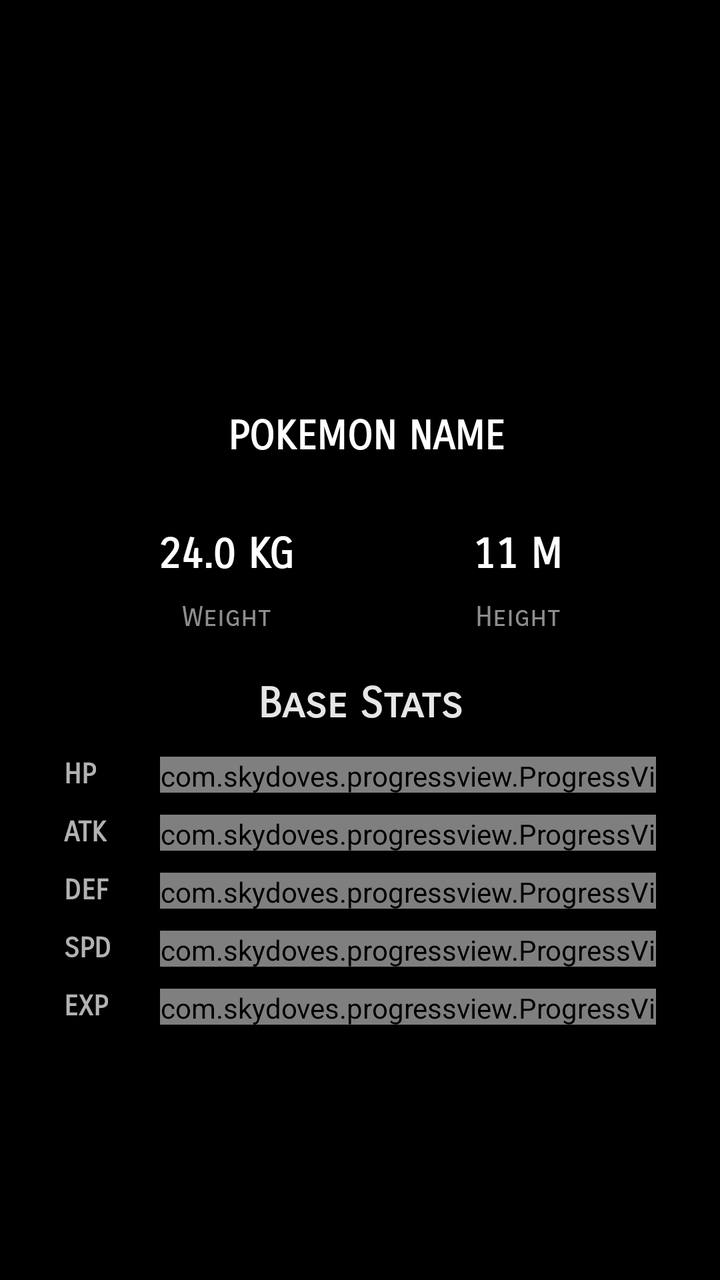
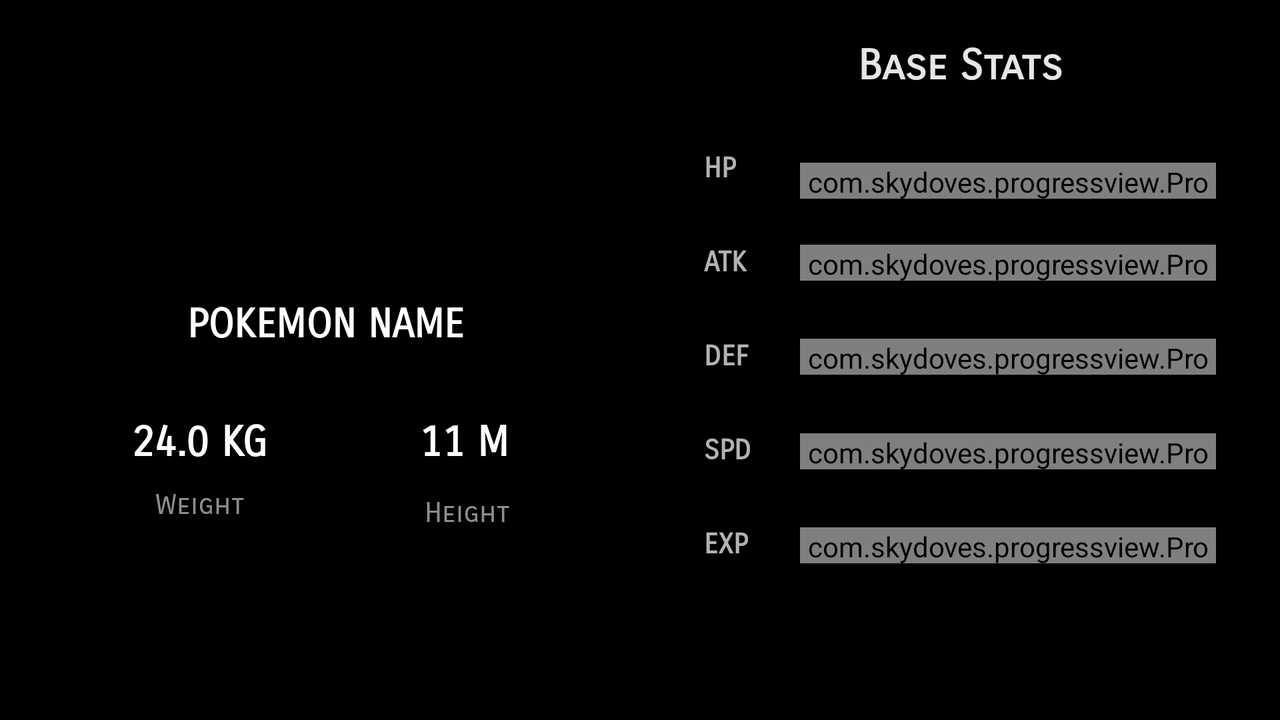

An Android layout and its configuration variant, each rendered on a device that would load it. The default file and the variant file are quoted in full after the pictures.
<!-- AndroidManifest.xml: application theme AppTheme -->
<!-- res/layout/activity_detail.xml -->
<?xml version="1.0" encoding="utf-8"?>
<androidx.constraintlayout.widget.ConstraintLayout xmlns:android="http://schemas.android.com/apk/res/android"
    xmlns:app="http://schemas.android.com/apk/res-auto"
    xmlns:tools="http://schemas.android.com/tools"
    android:layout_width="match_parent"
    android:layout_height="match_parent"
    android:background="@color/black">

    <LinearLayout
        android:id="@+id/pokemon_image_layout"
        android:layout_width="0dp"
        android:layout_height="wrap_content"
        app:layout_constraintEnd_toEndOf="parent"
        app:layout_constraintStart_toStartOf="parent"
        app:layout_constraintTop_toTopOf="parent"
        android:gravity="center">

        <ImageView
            android:id="@+id/pokemon_image"
            android:layout_width="150dp"
            android:layout_height="150dp"
            android:layout_marginTop="20dp"
            android:layout_marginBottom="20dp"
            android:scaleType="centerCrop"
            app:layout_constraintBottom_toTopOf="@+id/pokemon_name"
            app:layout_constraintEnd_toEndOf="parent"
            app:layout_constraintHorizontal_bias="0.501"
            app:layout_constraintStart_toStartOf="parent"
            app:layout_constraintTop_toTopOf="parent"
            tools:srcCompat="@tools:sample/avatars" />
    </LinearLayout>

    <TextView
        android:id="@+id/pokemon_name"
        android:layout_width="wrap_content"
        android:layout_height="wrap_content"
        android:layout_marginTop="16dp"
        android:textAlignment="center"
        android:textAllCaps="true"
        android:textSize="20sp"
        android:fontFamily="sans-serif-smallcaps"
        android:textStyle="bold"
        app:layout_constraintEnd_toEndOf="@+id/pokemon_image_layout"
        app:layout_constraintHorizontal_bias="0.515"
        app:layout_constraintStart_toStartOf="@+id/pokemon_image_layout"
        app:layout_constraintTop_toBottomOf="@+id/pokemon_image_layout"
        tools:text="Pokemon Name"
        android:textColor="@color/white"/>

    <TextView
        android:id="@+id/type_name_one"
        android:layout_width="wrap_content"
        android:layout_height="wrap_content"
        android:layout_marginTop="16dp"
        android:background="@color/grass"
        android:fontFamily="sans-serif-smallcaps"
        android:padding="10dp"
        android:textAlignment="center"
        android:textColor="@color/white_12"
        android:textSize="18sp"
        app:layout_constraintEnd_toStartOf="@+id/type_name_two"
        app:layout_constraintHorizontal_bias="0.5"
        app:layout_constraintHorizontal_chainStyle="spread"
        app:layout_constraintStart_toStartOf="parent"
        app:layout_constraintTop_toBottomOf="@+id/pokemon_name"
        tools:text="TypeNameOne"
        android:visibility="gone"/>

    <TextView
        android:id="@+id/type_name_two"
        android:layout_width="wrap_content"
        android:layout_height="wrap_content"
        android:layout_marginTop="16dp"
        android:background="@color/poison"
        android:fontFamily="sans-serif-smallcaps"
        android:padding="10dp"
        android:textSize="18sp"
        android:textAlignment="center"
        android:textColor="@color/white_12"
        app:layout_constraintEnd_toEndOf="parent"
        app:layout_constraintHorizontal_bias="0.5"
        app:layout_constraintStart_toEndOf="@+id/type_name_one"
        app:layout_constraintTop_toBottomOf="@+id/pokemon_name"
        tools:text="TypeNameTwo"
        android:visibility="gone"/>

    <TextView
        android:id="@+id/weight"
        style="@style/TextStyle"
        android:layout_width="wrap_content"
        android:layout_height="wrap_content"
        android:layout_marginTop="24dp"
        android:textSize="21sp"
        android:fontFamily="sans-serif-smallcaps"
        app:layout_constraintEnd_toStartOf="@+id/height"
        app:layout_constraintStart_toStartOf="parent"
        app:layout_constraintTop_toBottomOf="@+id/type_name_one"
        tools:text="24.0 KG" />

    <TextView
        android:id="@+id/height"
        style="@style/TextStyle"
        android:layout_width="wrap_content"
        android:layout_height="wrap_content"
        android:textSize="21sp"
        android:fontFamily="sans-serif-smallcaps"
        app:layout_constraintEnd_toEndOf="parent"
        app:layout_constraintStart_toEndOf="@+id/weight"
        app:layout_constraintTop_toTopOf="@+id/weight"
        tools:text="11 M" />

    <TextView
        android:id="@+id/weight_title"
        android:layout_width="wrap_content"
        android:layout_height="wrap_content"
        android:text="@string/weight"
        android:fontFamily="sans-serif-smallcaps"
        android:textColor="@color/white_56"
        app:layout_constraintEnd_toStartOf="@+id/height"
        app:layout_constraintStart_toStartOf="parent"
        app:layout_constraintTop_toBottomOf="@+id/weight"
        tools:text="Weight" />

    <TextView
        android:id="@+id/height_title"
        android:layout_width="wrap_content"
        android:layout_height="wrap_content"
        android:text="@string/height"
        android:fontFamily="sans-serif-smallcaps"
        android:textColor="@color/white_56"
        app:layout_constraintEnd_toEndOf="parent"
        app:layout_constraintStart_toEndOf="@+id/weight"
        app:layout_constraintTop_toBottomOf="@+id/height" />

    <TextView
        android:id="@+id/stats_title"
        style="@style/TextStyle"
        android:layout_width="wrap_content"
        android:layout_height="wrap_content"
        android:layout_marginTop="12dp"
        android:text="@string/base_stats"
        android:fontFamily="sans-serif-smallcaps"
        android:textColor="@color/white_93"
        android:textSize="21sp"
        app:layout_constraintEnd_toEndOf="parent"
        app:layout_constraintStart_toStartOf="parent"
        app:layout_constraintTop_toBottomOf="@+id/weight_title" />

    <TextView
        android:id="@+id/hp"
        android:layout_width="wrap_content"
        android:layout_height="wrap_content"
        android:layout_marginStart="32dp"
        android:layout_marginTop="4dp"
        android:text="@string/hp"
        android:fontFamily="sans-serif-smallcaps"
        android:textColor="@color/white_70"
        android:textStyle="bold"
        app:layout_constraintStart_toStartOf="parent"
        app:layout_constraintTop_toBottomOf="@+id/stats_title" />

    <com.skydoves.progressview.ProgressView
        android:id="@+id/progress_hp"
        android:layout_width="0dp"
        android:layout_height="18dp"
        android:layout_marginStart="32dp"
        android:layout_marginEnd="32dp"
        app:layout_constraintBottom_toBottomOf="@+id/hp"
        app:layout_constraintEnd_toEndOf="parent"
        app:layout_constraintStart_toEndOf="@+id/hp"
        app:layout_constraintTop_toTopOf="@+id/hp"
        app:progressView_colorBackground="@color/white"
        app:progressView_colorProgress="@color/colorPrimary"
        app:progressView_labelColorInner="@color/white"
        app:progressView_labelColorOuter="@color/black"
        app:progressView_labelSize="12sp"
        app:progressView_radius="12dp" />

    <TextView
        android:id="@+id/attack"
        android:layout_width="wrap_content"
        android:layout_height="wrap_content"
        android:layout_marginStart="32dp"
        android:layout_marginTop="12dp"
        android:text="@string/atk"
        android:fontFamily="sans-serif-smallcaps"
        android:textColor="@color/white_70"
        android:textStyle="bold"
        app:layout_constraintStart_toStartOf="parent"
        app:layout_constraintTop_toBottomOf="@+id/hp" />

    <com.skydoves.progressview.ProgressView
        android:id="@+id/progress_attack"
        android:layout_width="0dp"
        android:layout_height="18dp"
        android:layout_marginEnd="32dp"
        app:layout_constraintBottom_toBottomOf="@+id/attack"
        app:layout_constraintEnd_toEndOf="parent"
        app:layout_constraintStart_toStartOf="@+id/progress_hp"
        app:layout_constraintTop_toTopOf="@+id/attack"
        app:progressView_colorBackground="@color/white"
        app:progressView_colorProgress="@color/md_orange_100"
        app:progressView_labelColorInner="@color/white"
        app:progressView_labelColorOuter="@color/black"
        app:progressView_labelSize="12sp"
        app:progressView_radius="12dp" />

    <TextView
        android:id="@+id/defense"
        android:layout_width="wrap_content"
        android:layout_height="wrap_content"
        android:layout_marginStart="32dp"
        android:layout_marginTop="12dp"
        android:text="@string/def"
        android:fontFamily="sans-serif-smallcaps"
        android:textColor="@color/white_70"
        android:textStyle="bold"
        app:layout_constraintStart_toStartOf="parent"
        app:layout_constraintTop_toBottomOf="@+id/attack" />

    <com.skydoves.progressview.ProgressView
        android:id="@+id/progress_defense"
        android:layout_width="0dp"
        android:layout_height="18dp"
        android:layout_marginEnd="32dp"
        app:layout_constraintBottom_toBottomOf="@+id/defense"
        app:layout_constraintEnd_toEndOf="parent"
        app:layout_constraintStart_toStartOf="@+id/progress_hp"
        app:layout_constraintTop_toTopOf="@+id/defense"
        app:progressView_colorBackground="@color/white"
        app:progressView_colorProgress="@color/md_blue_200"
        app:progressView_labelColorInner="@color/white"
        app:progressView_labelColorOuter="@color/black"
        app:progressView_labelSize="12sp"
        app:progressView_radius="12dp" />

    <TextView
        android:id="@+id/speed"
        android:layout_width="wrap_content"
        android:layout_height="wrap_content"
        android:layout_marginStart="32dp"
        android:layout_marginTop="12dp"
        android:text="@string/spd"
        android:fontFamily="sans-serif-smallcaps"
        android:textColor="@color/white_70"
        android:textStyle="bold"
        app:layout_constraintStart_toStartOf="parent"
        app:layout_constraintTop_toBottomOf="@+id/defense" />

    <com.skydoves.progressview.ProgressView
        android:id="@+id/progress_speed"
        android:layout_width="0dp"
        android:layout_height="18dp"
        android:layout_marginEnd="32dp"
        app:layout_constraintBottom_toBottomOf="@+id/speed"
        app:layout_constraintEnd_toEndOf="parent"
        app:layout_constraintStart_toStartOf="@+id/progress_hp"
        app:layout_constraintTop_toTopOf="@+id/speed"
        app:progressView_colorBackground="@color/white"
        app:progressView_colorProgress="@color/flying"
        app:progressView_labelColorInner="@color/white"
        app:progressView_labelColorOuter="@color/black"
        app:progressView_labelSize="12sp"
        app:progressView_radius="12dp" />

    <TextView
        android:id="@+id/exp"
        android:layout_width="wrap_content"
        android:layout_height="wrap_content"
        android:layout_marginStart="32dp"
        android:layout_marginTop="12dp"
        android:text="@string/exp"
        android:fontFamily="sans-serif-smallcaps"
        android:textColor="@color/white_70"
        android:textStyle="bold"
        app:layout_constraintStart_toStartOf="parent"
        app:layout_constraintTop_toBottomOf="@+id/speed" />

    <com.skydoves.progressview.ProgressView
        android:id="@+id/progress_exp"
        android:layout_width="0dp"
        android:layout_height="18dp"
        android:layout_marginEnd="32dp"
        app:layout_constraintBottom_toBottomOf="@+id/exp"
        app:layout_constraintEnd_toEndOf="parent"
        app:layout_constraintStart_toStartOf="@+id/progress_hp"
        app:layout_constraintTop_toTopOf="@+id/exp"
        app:progressView_colorBackground="@color/white"
        app:progressView_colorProgress="@color/md_green_200"
        app:progressView_labelColorInner="@color/white"
        app:progressView_labelColorOuter="@color/black"
        app:progressView_labelSize="12sp"
        app:progressView_radius="12dp" />


</androidx.constraintlayout.widget.ConstraintLayout>
<!-- resources referenced by this layout -->
<resources>
  <color name="black">#000000</color>
  <color name="colorPrimary">#D53A47</color>
  <color name="flying">#90B1C5</color>
  <color name="grass">#007C42</color>
  <color name="md_blue_200">#0091EA</color>
  <color name="md_green_200">#388E3C</color>
  <color name="md_orange_100">#FFA726</color>
  <color name="poison">#642785</color>
  <color name="white">#ffffff</color>
  <color name="white_12">#fafafa</color>
  <color name="white_56">#8effffff</color>
  <color name="white_70">#b2ffffff</color>
  <color name="white_93">#edf8f8f8</color>
  <string name="atk">ATK</string>
  <string name="base_stats">Base Stats</string>
  <string name="def">DEF</string>
  <string name="exp">EXP</string>
  <string name="height">Height</string>
  <string name="hp">HP</string>
  <string name="spd">SPD</string>
  <string name="weight">Weight</string>
  <style name="TextStyle" parent="@android:style/Widget.TextView">
          <item name="android:textColor">@android:color/white</item>
          <item name="android:gravity">center</item>
          <item name="android:padding">10dp</item>
          <item name="android:textStyle">bold</item>
          <item name="android:textSize">18sp</item>
      </style>
  <style name="AppTheme" parent="Theme.AppCompat.Light.DarkActionBar">
          
          <item name="colorPrimary">@color/colorPrimary</item>
          <item name="colorPrimaryDark">@color/colorPrimaryDark</item>
          <item name="colorAccent">@color/colorAccent</item>
      </style>
  <color name="colorPrimaryDark">#D53A47</color>
  <color name="colorAccent">#D53A47</color>
</resources>
<!-- res/layout-w400dp/activity_detail.xml (the repository's variant of the layout above) -->
<!-- drawn on the phone turned sideways -->
<?xml version="1.0" encoding="utf-8"?>
<ScrollView
    xmlns:app="http://schemas.android.com/apk/res-auto"
    xmlns:tools="http://schemas.android.com/tools"
    xmlns:android="http://schemas.android.com/apk/res/android"
    android:layout_width="match_parent"
    android:layout_height="match_parent"
    android:fillViewport="true"
    android:background="@color/black">
    <androidx.constraintlayout.widget.ConstraintLayout
        android:layout_width="match_parent"
        android:layout_height="match_parent">

        <LinearLayout
            android:id="@+id/pokemon_image_layout"
            android:layout_width="0dp"
            android:layout_height="wrap_content"
            android:gravity="top|center_horizontal"
            android:visibility="visible"
            app:layout_constraintEnd_toStartOf="@+id/guideline"
            app:layout_constraintStart_toStartOf="parent"
            app:layout_constraintTop_toTopOf="parent"
            android:padding="20dp">

            <ImageView
                android:id="@+id/pokemon_image"
                android:layout_width="100dp"
                android:layout_height="100dp"
                android:scaleType="centerCrop"
                android:transitionName="transition_pokemon"
                tools:srcCompat="@tools:sample/avatars" />
        </LinearLayout>
        <TextView
            android:id="@+id/pokemon_name"
            android:layout_width="wrap_content"
            android:layout_height="wrap_content"
            android:layout_marginTop="10dp"
            android:textAlignment="center"
            android:textAllCaps="true"
            android:textSize="20sp"
            android:fontFamily="sans-serif-smallcaps"
            android:textStyle="bold"
            app:layout_constraintEnd_toEndOf="@+id/pokemon_image_layout"
            app:layout_constraintHorizontal_bias="0.515"
            app:layout_constraintStart_toStartOf="@+id/pokemon_image_layout"
            app:layout_constraintTop_toBottomOf="@+id/pokemon_image_layout"
            tools:text="Pokemon Name"
            android:textColor="@color/white"/>
        <TextView
            android:id="@+id/type_name_one"
            android:layout_width="wrap_content"
            android:layout_height="wrap_content"
            android:layout_marginTop="10dp"
            android:background="@color/grass"
            android:fontFamily="sans-serif-smallcaps"
            android:padding="10dp"
            android:textAlignment="center"
            android:textColor="@color/white_12"
            android:textSize="18sp"
            app:layout_constraintEnd_toStartOf="@+id/type_name_two"
            app:layout_constraintHorizontal_bias="0.5"
            app:layout_constraintHorizontal_chainStyle="spread"
            app:layout_constraintStart_toStartOf="parent"
            app:layout_constraintTop_toBottomOf="@+id/pokemon_name"
            tools:text="TypeNameOne"
            android:visibility="gone"/>
        <TextView
            android:id="@+id/type_name_two"
            android:layout_width="wrap_content"
            android:layout_height="wrap_content"
            android:layout_marginTop="10dp"
            android:background="@color/poison"
            android:fontFamily="sans-serif-smallcaps"
            android:padding="10dp"
            android:textSize="18sp"
            android:textAlignment="center"
            android:textColor="@color/white_12"
            app:layout_constraintEnd_toEndOf="@id/guideline"
            app:layout_constraintHorizontal_bias="0.5"
            app:layout_constraintStart_toEndOf="@+id/type_name_one"
            app:layout_constraintTop_toBottomOf="@+id/pokemon_name"
            tools:text="TypeNameTwo"
            android:visibility="gone"/>

        <TextView
            android:id="@+id/weight"
            style="@style/TextStyle"
            android:layout_width="wrap_content"
            android:layout_height="wrap_content"
            android:layout_marginTop="24dp"
            android:textSize="21sp"
            android:fontFamily="sans-serif-smallcaps"
            app:layout_constraintEnd_toStartOf="@+id/height"
            app:layout_constraintStart_toStartOf="parent"
            app:layout_constraintTop_toBottomOf="@+id/type_name_one"
            tools:text="24.0 KG" />

        <TextView
            android:id="@+id/height"
            style="@style/TextStyle"
            android:layout_width="wrap_content"
            android:layout_height="wrap_content"
            android:textSize="21sp"
            android:fontFamily="sans-serif-smallcaps"
            app:layout_constraintEnd_toEndOf="@id/guideline"
            app:layout_constraintStart_toEndOf="@+id/weight"
            app:layout_constraintTop_toTopOf="@+id/weight"
            tools:text="11 M" />

        <TextView
            android:id="@+id/weight_title"
            android:layout_width="wrap_content"
            android:layout_height="wrap_content"
            android:fontFamily="sans-serif-smallcaps"
            android:text="@string/weight"
            android:textColor="@color/white_56"
            app:layout_constraintBottom_toBottomOf="parent"
            app:layout_constraintEnd_toStartOf="@+id/height"
            app:layout_constraintStart_toStartOf="parent"
            app:layout_constraintTop_toBottomOf="@+id/weight"
            app:layout_constraintVertical_bias="0.0"
            tools:text="Weight" />

        <TextView
            android:id="@+id/height_title"
            android:layout_width="wrap_content"
            android:layout_height="wrap_content"
            android:fontFamily="sans-serif-smallcaps"
            android:text="@string/height"
            android:textColor="@color/white_56"
            app:layout_constraintBottom_toBottomOf="parent"
            app:layout_constraintEnd_toEndOf="@id/guideline"
            app:layout_constraintHorizontal_bias="0.512"
            app:layout_constraintStart_toEndOf="@+id/weight"
            app:layout_constraintTop_toBottomOf="@+id/height"
            app:layout_constraintVertical_bias="0.04" />

        <TextView
            android:id="@+id/stats_title"
            style="@style/TextStyle"
            android:layout_width="wrap_content"
            android:layout_height="wrap_content"
            android:fontFamily="sans-serif-smallcaps"
            android:layout_marginTop="10dp"
            android:text="@string/base_stats"
            android:textColor="@color/white_93"
            android:textSize="21sp"
            app:layout_constraintEnd_toEndOf="parent"
            app:layout_constraintStart_toStartOf="@id/guideline"
            app:layout_constraintTop_toTopOf="parent" />

        <TextView
            android:id="@+id/hp"
            android:layout_width="wrap_content"
            android:layout_height="wrap_content"
            android:layout_marginStart="32dp"
            android:layout_marginTop="20dp"
            android:text="@string/hp"
            android:fontFamily="sans-serif-smallcaps"
            android:textColor="@color/white_70"
            android:textStyle="bold"
            app:layout_constraintStart_toStartOf="@id/guideline"
            app:layout_constraintTop_toBottomOf="@+id/stats_title" />

        <com.skydoves.progressview.ProgressView
            android:id="@+id/progress_hp"
            android:layout_width="0dp"
            android:layout_height="18dp"
            android:layout_marginStart="32dp"
            android:layout_marginEnd="32dp"
            android:layout_marginTop="12dp"
            app:layout_constraintBottom_toBottomOf="@+id/hp"
            app:layout_constraintEnd_toEndOf="parent"
            app:layout_constraintStart_toEndOf="@+id/hp"
            app:layout_constraintTop_toTopOf="@+id/hp"
            app:progressView_colorBackground="@color/white"
            app:progressView_colorProgress="@color/colorPrimary"
            app:progressView_labelColorInner="@color/white"
            app:progressView_labelColorOuter="@color/black"
            app:progressView_labelSize="12sp"
            app:progressView_radius="12dp" />

        <TextView
            android:id="@+id/attack"
            android:layout_width="wrap_content"
            android:layout_height="wrap_content"
            android:layout_marginStart="32dp"
            android:layout_marginTop="30dp"
            android:text="@string/atk"
            android:fontFamily="sans-serif-smallcaps"
            android:textColor="@color/white_70"
            android:textStyle="bold"
            app:layout_constraintStart_toStartOf="@id/guideline"
            app:layout_constraintTop_toBottomOf="@+id/hp" />

        <com.skydoves.progressview.ProgressView
            android:id="@+id/progress_attack"
            android:layout_width="0dp"
            android:layout_height="18dp"
            android:layout_marginEnd="32dp"
            app:layout_constraintBottom_toBottomOf="@+id/attack"
            app:layout_constraintEnd_toEndOf="parent"
            app:layout_constraintStart_toStartOf="@+id/progress_hp"
            app:layout_constraintTop_toTopOf="@+id/attack"
            app:progressView_colorBackground="@color/white"
            app:progressView_colorProgress="@color/md_orange_100"
            app:progressView_labelColorInner="@color/white"
            app:progressView_labelColorOuter="@color/black"
            app:progressView_labelSize="12sp"
            app:progressView_radius="12dp" />

        <TextView
            android:id="@+id/defense"
            android:layout_width="wrap_content"
            android:layout_height="wrap_content"
            android:layout_marginStart="32dp"
            android:layout_marginTop="30dp"
            android:text="@string/def"
            android:fontFamily="sans-serif-smallcaps"
            android:textColor="@color/white_70"
            android:textStyle="bold"
            app:layout_constraintStart_toStartOf="@id/guideline"
            app:layout_constraintTop_toBottomOf="@+id/attack" />

        <com.skydoves.progressview.ProgressView
            android:id="@+id/progress_defense"
            android:layout_width="0dp"
            android:layout_height="18dp"
            android:layout_marginEnd="32dp"
            app:layout_constraintBottom_toBottomOf="@+id/defense"
            app:layout_constraintEnd_toEndOf="parent"
            app:layout_constraintStart_toStartOf="@+id/progress_hp"
            app:layout_constraintTop_toTopOf="@+id/defense"
            app:progressView_colorBackground="@color/white"
            app:progressView_colorProgress="@color/md_blue_200"
            app:progressView_labelColorInner="@color/white"
            app:progressView_labelColorOuter="@color/black"
            app:progressView_labelSize="12sp"
            app:progressView_radius="12dp" />

        <TextView
            android:id="@+id/speed"
            android:layout_width="wrap_content"
            android:layout_height="wrap_content"
            android:layout_marginStart="32dp"
            android:layout_marginTop="30dp"
            android:fontFamily="sans-serif-smallcaps"
            android:text="@string/spd"
            android:textColor="@color/white_70"
            android:textStyle="bold"
            app:layout_constraintStart_toStartOf="@id/guideline"
            app:layout_constraintTop_toBottomOf="@+id/defense" />

        <com.skydoves.progressview.ProgressView
            android:id="@+id/progress_speed"
            android:layout_width="0dp"
            android:layout_height="18dp"
            android:layout_marginEnd="32dp"
            app:layout_constraintBottom_toBottomOf="@+id/speed"
            app:layout_constraintEnd_toEndOf="parent"
            app:layout_constraintHorizontal_bias="0.0"
            app:layout_constraintStart_toStartOf="@+id/progress_hp"
            app:layout_constraintTop_toTopOf="@+id/speed"
            app:layout_constraintVertical_bias="0.0"
            app:progressView_colorBackground="@color/white"
            app:progressView_colorProgress="@color/flying"
            app:progressView_labelColorInner="@color/white"
            app:progressView_labelColorOuter="@color/black"
            app:progressView_labelSize="12sp"
            app:progressView_radius="12dp" />

        <TextView
            android:id="@+id/exp"
            android:layout_width="wrap_content"
            android:layout_height="wrap_content"
            android:layout_marginStart="32dp"
            android:layout_marginTop="30dp"
            android:fontFamily="sans-serif-smallcaps"
            android:text="@string/exp"
            android:textColor="@color/white_70"
            android:textStyle="bold"
            app:layout_constraintStart_toStartOf="@id/guideline"
            app:layout_constraintTop_toBottomOf="@+id/speed" />

        <com.skydoves.progressview.ProgressView
            android:id="@+id/progress_exp"
            android:layout_width="0dp"
            android:layout_height="18dp"
            android:layout_marginEnd="32dp"
            android:layout_marginBottom="10dp"
            app:layout_constraintBottom_toBottomOf="parent"
            app:layout_constraintEnd_toEndOf="parent"
            app:layout_constraintHorizontal_bias="0.0"
            app:layout_constraintStart_toStartOf="@+id/progress_hp"
            app:layout_constraintTop_toTopOf="@+id/exp"
            app:layout_constraintVertical_bias="0.0"
            app:progressView_colorBackground="@color/white"
            app:progressView_colorProgress="@color/md_green_200"
            app:progressView_labelColorInner="@color/white"
            app:progressView_labelColorOuter="@color/black"
            app:progressView_labelSize="12sp"
            app:progressView_radius="12dp" />

        <androidx.constraintlayout.widget.Guideline
            android:id="@+id/guideline"
            android:layout_width="wrap_content"
            android:layout_height="wrap_content"
            android:orientation="vertical"
            app:layout_constraintGuide_percent="0.5" />

        <ProgressBar
            android:id="@+id/detail_progress_bar"
            style="?android:attr/progressBarStyle"
            android:layout_width="wrap_content"
            android:layout_height="wrap_content"
            app:layout_constraintBottom_toBottomOf="parent"
            app:layout_constraintEnd_toEndOf="parent"
            app:layout_constraintStart_toStartOf="parent"
            app:layout_constraintTop_toTopOf="@+id/pokemon_image_layout"
            tools:visibility="visible"
            android:visibility="gone"/>


    </androidx.constraintlayout.widget.ConstraintLayout>


</ScrollView>
